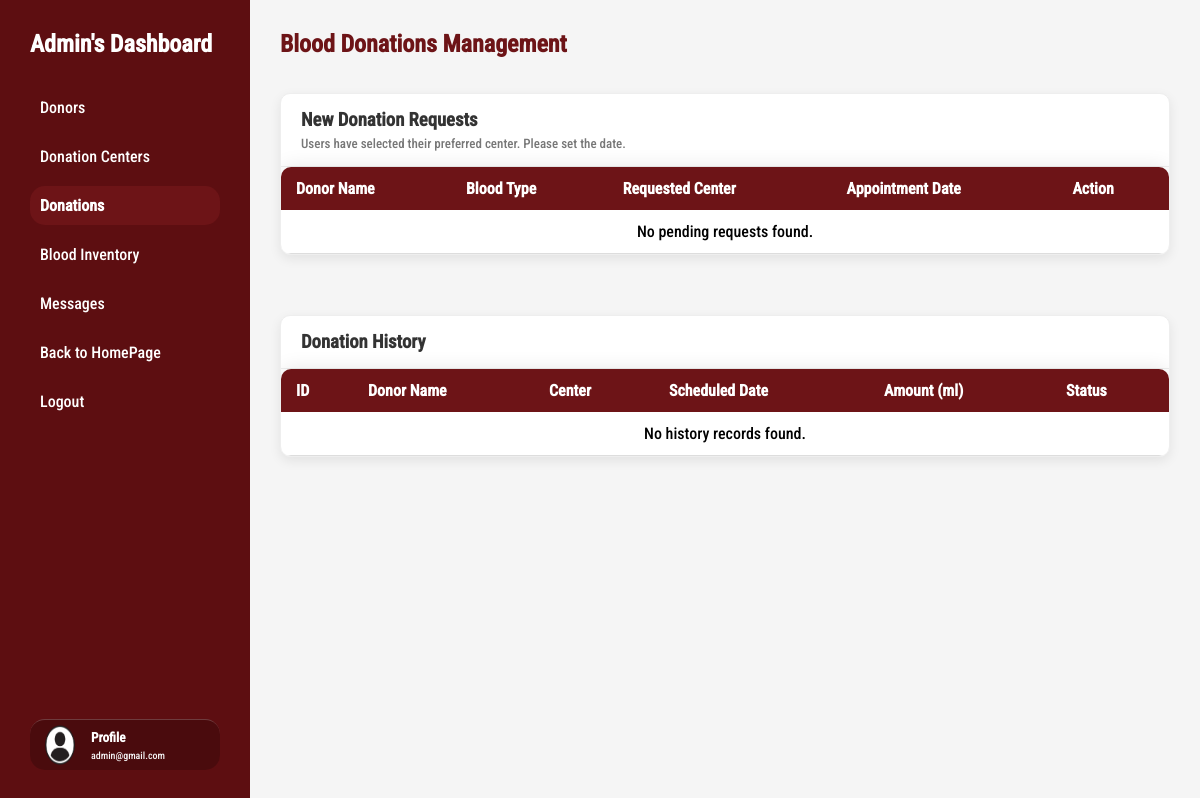
The app's page /dashboard/index.php?page=donations (signed in), older data.
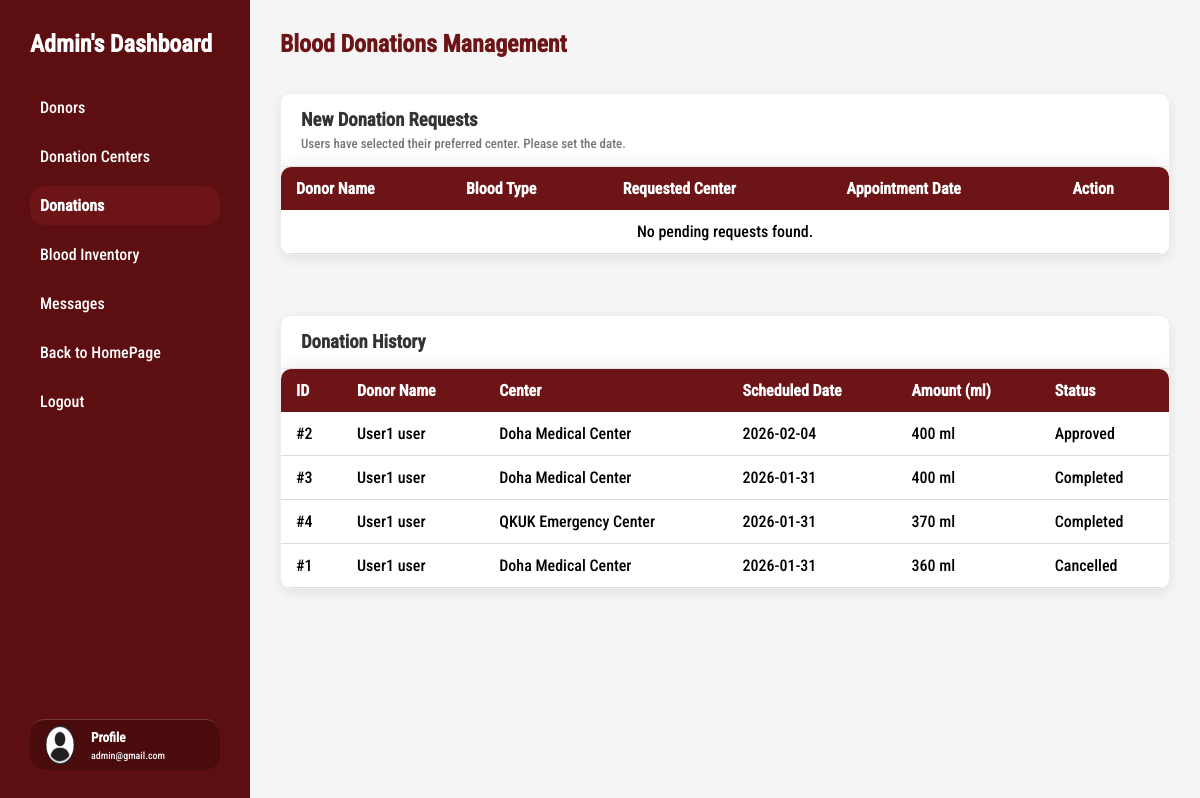
The same page, newer data.
### tables this page shows
CREATE TABLE `donation_appointments` (
  `id` int(11) NOT NULL,
  `donor_id` int(11) NOT NULL,
  `center_id` int(11) NOT NULL,
  `status_id` int(11) NOT NULL DEFAULT 1,
  `amount_ml` int(11) DEFAULT 450,
  `scheduled_date` date DEFAULT NULL,
  `created_at` timestamp NOT NULL DEFAULT current_timestamp()
);

CREATE TABLE `donors` (
  `id` int(11) NOT NULL,
  `first_name` varchar(50) DEFAULT NULL,
  `last_name` varchar(50) DEFAULT NULL,
  `birthdate` date DEFAULT NULL,
  `blood_group_id` int(11) NOT NULL
);

CREATE TABLE `blood_centers` (
  `id` int(11) NOT NULL,
  `center_name` varchar(100) NOT NULL,
  `img_src` varchar(255) DEFAULT NULL,
  `city` varchar(100) NOT NULL,
  `phone_number` varchar(50) DEFAULT NULL,
  `description` text DEFAULT NULL,
  `map_link` text DEFAULT NULL
);

CREATE TABLE `appointment_statuses` (
  `id` int(11) NOT NULL,
  `status_name` varchar(50) NOT NULL
);

### config.php (called while the page is built)
<?php
class Database {
    private $host = 'localhost';
    private $dbname = 'blood_bank_management_system';
    private $username = 'root';
    private $password = '';
    private $conn;
    public function __construct() {
        try {
            $dsn = "mysql:host={$this->host};dbname={$this->dbname}";
            $this->conn = new PDO($dsn, $this->username, $this->password);
            $this->conn->setAttribute(PDO::ATTR_ERRMODE, PDO::ERRMODE_EXCEPTION);
        } catch(PDOException $e) {
            die("Connection failed: " . $e->getMessage());
        }
    }
    public function getConnection(): PDO {
        return $this->conn;
    }
}
?>

### crud/donations/donationLogic.php (called while the page is built, shortened)
<?php
class Donation {
    private $conn;
    public function __construct($db) {
        $this->conn = $db;
    }
public function getDonationHistory() {
    $query = "SELECT da.id, d.first_name, d.last_name, bc.center_name,
                     da.scheduled_date, da.amount_ml, s.status_name
              FROM donation_appointments da
              JOIN donors d ON da.donor_id = d.id
              JOIN blood_centers bc ON da.center_id = bc.id
              JOIN appointment_statuses s ON da.status_id = s.id
              WHERE da.status_id != 1
              ORDER BY da.scheduled_date DESC";
    $stmt = $this->conn->prepare($query);
    $stmt->execute();
    return $stmt->fetchAll(PDO::FETCH_ASSOC);
}
}
?>

### dashboard/dashboardPages/donations.php (the view, shortened to what the changed rows need)
<?php
include "../config.php";
include "../crud/donations/donationLogic.php";
$db = new Database();
$donationObj = new Donation($db->getConnection());
$historyRecords = $donationObj->getDonationHistory();
?>
<div class="donationContainer">
    <div class="pageHeader">
        <h2 class="mainTitle">Blood Donations Management</h2>
    </div>
    <div class="card">
        <table class="styledTable">
            <thead>
                <tr>
                    <th>Donor Name</th>
                    <th>Blood Type</th>
                    <th>Requested Center</th>
                    <th>Appointment Date</th>
                    <th>Action</th>
                </tr>
            </thead>
        </table>
    </div>
   <div class="card" style="margin-top: 30px;">
    <table class="styledTable">
        <thead>
            <tr>
                <th>ID</th>
                <th>Donor Name</th>
                <th>Center</th>
                <th>Scheduled Date</th>
                <th>Amount (ml)</th>
                <th>Status</th> </tr>
        </thead>
        <tbody>
            <?php if (count($historyRecords) > 0): ?>
                <?php foreach ($historyRecords as $record): ?>
                    <tr>
                        <td>#<?php echo $record['id']; ?></td>
                        <td><?php echo $record['first_name'] . " " . $record['last_name']; ?></td>
                        <td><?php echo $record['center_name']; ?></td>
                        <td><?php echo $record['scheduled_date']; ?></td>
                        <td><?php echo $record['amount_ml']; ?> ml</td>
                        <td>
                            <span class="statusBadge <?php echo strtolower($record['status_name']); ?>">
                                <?php echo $record['status_name']; ?>
                            </span>
                        </td>
                    </tr>
                <?php endforeach; ?>
            <?php else: ?>
                <tr><td colspan="6" style="text-align:center;">No history records found.</td></tr>
            <?php endif; ?>
        </tbody>
    </table>
</div>

Row changes from the older to the newer data that the page shows:
added donation_appointments: id "2", donors.first_name "User1", donors.last_name "user", center.center_name "Doha Medical Center", scheduled_date "2026-02-04", amount_ml "400", status.status_name "Approved"
added donation_appointments: id "3", donors.first_name "User1", donors.last_name "user", center.center_name "Doha Medical Center", scheduled_date "2026-01-31", amount_ml "400", status.status_name "Completed"
added donation_appointments: id "4", donors.first_name "User1", donors.last_name "user", center.center_name "QKUK Emergency Center", scheduled_date "2026-01-31", amount_ml "370", status.status_name "Completed"
added donation_appointments: id "1", donors.first_name "User1", donors.last_name "user", center.center_name "Doha Medical Center", scheduled_date "2026-01-31", amount_ml "360", status.status_name "Cancelled"
Text that changed along with them:
text no longer shown: "No history records found."
